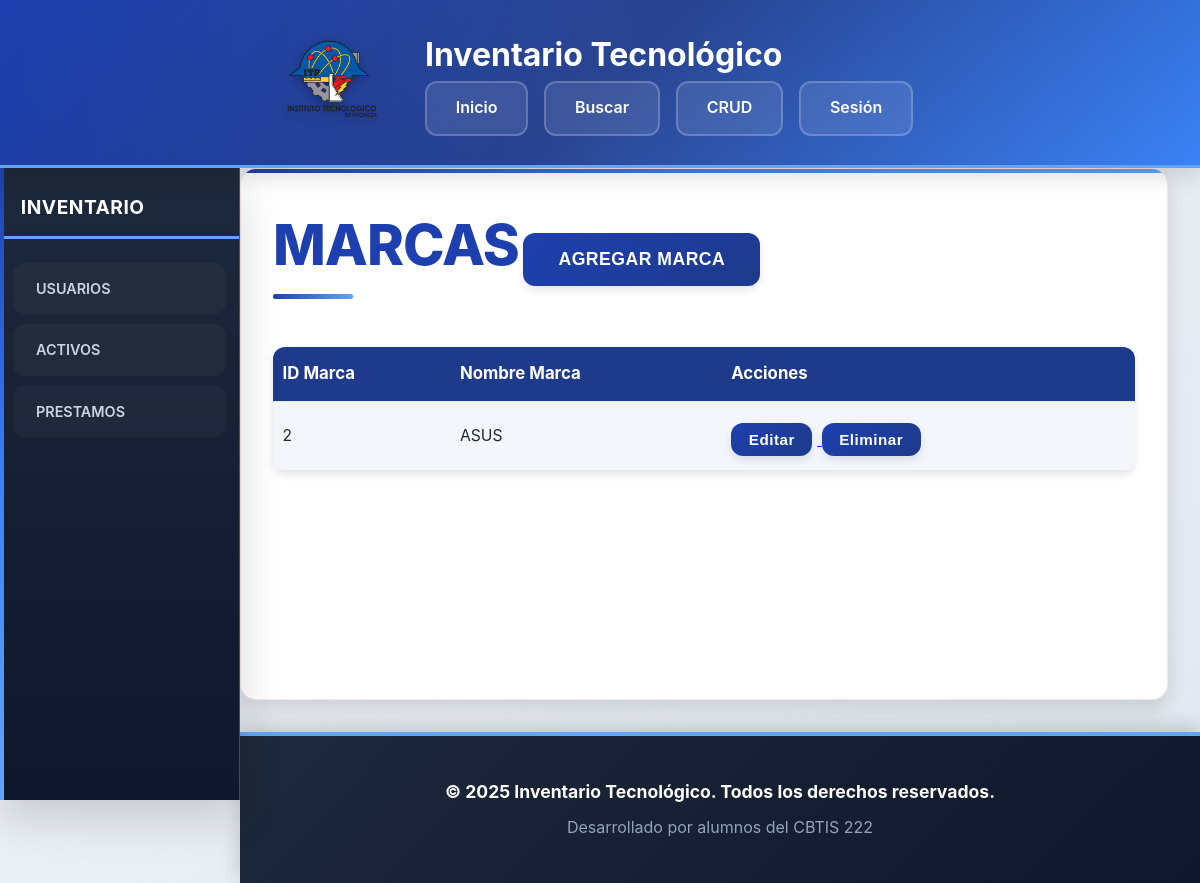
/pages/form_Marcas.php, run on an earlier commit of the app's database.
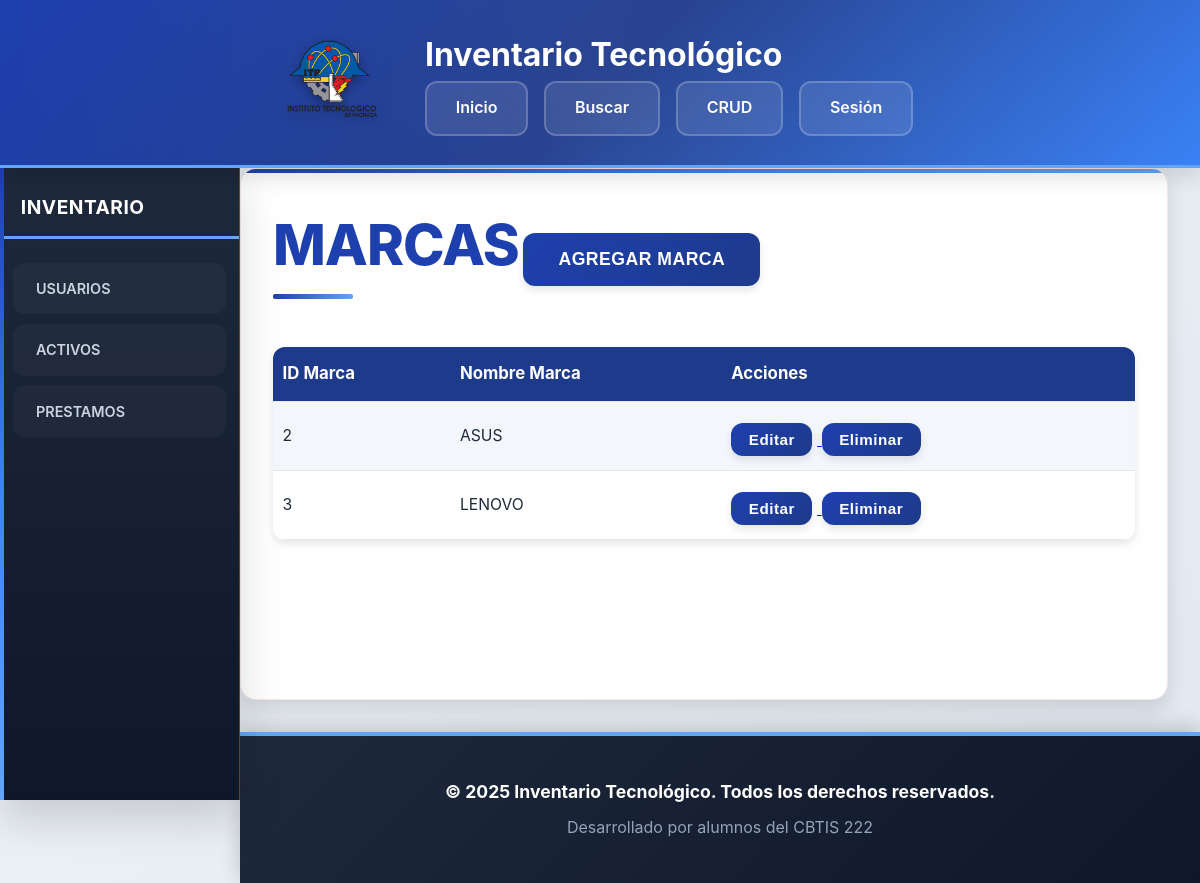
And on a later commit of the database.
### tables this page shows
CREATE TABLE `Marcas` (
  `id_marca` int(11) NOT NULL,
  `nombre_marca` varchar(50) NOT NULL
);

### api/consulta_marcas.php (called while the page is built, shortened)
<?php
$resultado = $conexion->query(
    "SELECT*
    FROM
    Marcas
    ORDER BY CAST(SUBSTRING(id_marca, -4) AS UNSIGNED) ASC;"
);

### pages/form_Marcas.php (the view)
<?php
include '../includes/DBConfig.php';
include '../api/consulta_marcas.php';
?>
<?php include '../includes/header.php'; ?>
<section class="contenedor">
    <h1>MARCAS</h1>
    <a href="./form_NuevoMarcas.php">
        <button>AGREGAR MARCA</button>
    </a>
    <table class="tablas">
        <tr>
            <th>ID Marca</th>
            <th>Nombre Marca</th>
            <th>Acciones</th>
        </tr>
        <?php while ($row = $resultado->fetch_assoc()): ?>
            <tr>
                <td><?= ($row['id_marca']) ?></td>
                <td><?= ($row['nombre_marca']) ?></td>
                <td><a href="./form_ActualizarMarcas.php?id=<?php echo $row['id_marca']; ?>">
                            <button>Editar</button>
                        </a>
                    <a href="../api/eliminar_marcas.php?id=<?php echo $row['id_marca']; ?>"
                        onclick="return confirm('¿Estás seguro de eliminar este usuario?')">
                        <button>Eliminar</button>
                    </a>
                </td>
            </tr>
        <?php endwhile; ?>
    </table>
</section>
<?php include '../includes/footer.php'; ?>

What changed in the data, as far as the page shows it:
added marcas: id_marca "3", nombre_marca "LENOVO"
